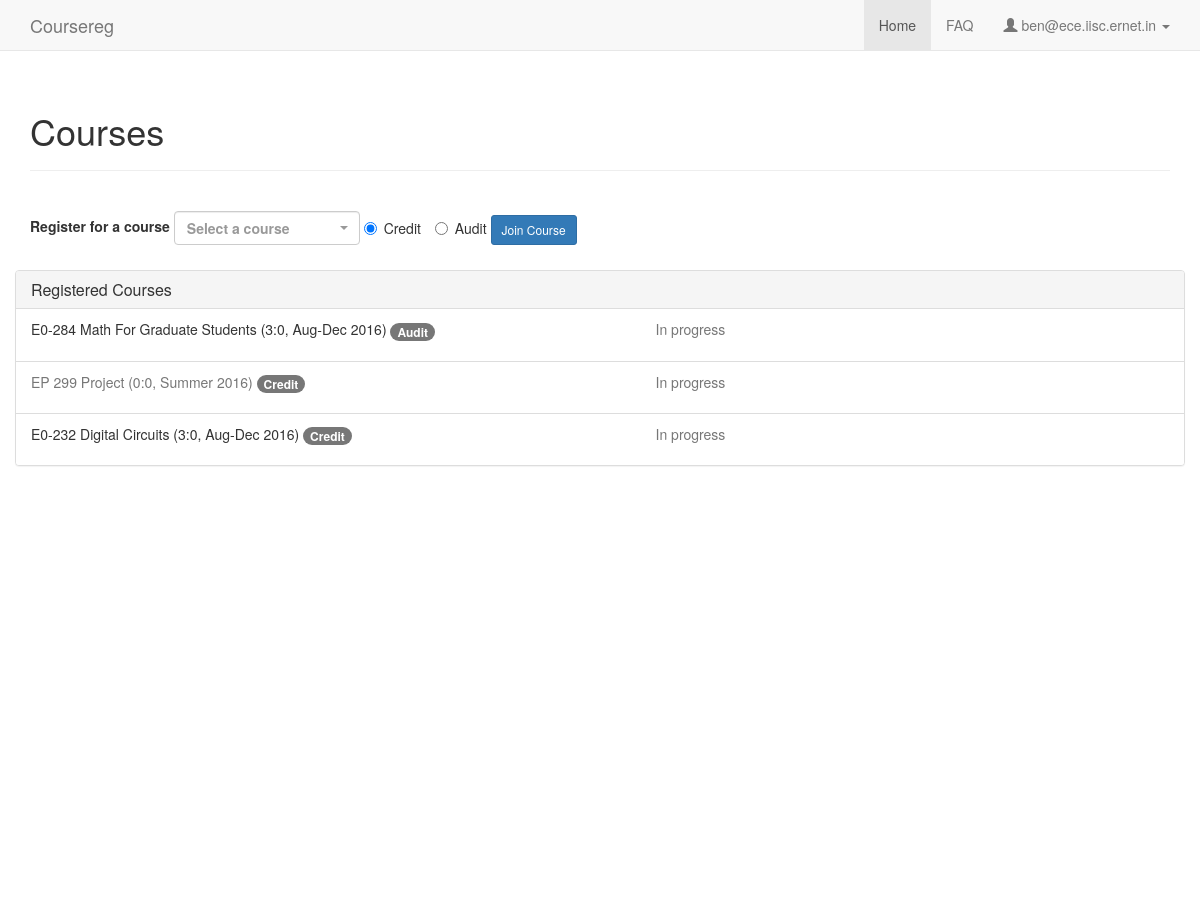
Page / (signed in) on the committed database.
### coursereg/models.py (models this page shows, shortened)
class User(AbstractBaseUser, PermissionsMixin):
    USER_TYPE_STUDENT = 0
    USER_TYPE_FACULTY = 1
    USER_TYPE_DCC = 2
    USER_TYPE_OTHER = 3
    USER_TYPE_CHOICES = (
        (USER_TYPE_STUDENT, "Student"),
        (USER_TYPE_FACULTY, "Faculty"),
        (USER_TYPE_DCC, "DCC"),
        (USER_TYPE_OTHER, "Other"),
    )
    email = models.EmailField(max_length=254, unique=True)
    full_name = models.CharField(max_length=250)
    user_type = models.IntegerField(default=USER_TYPE_OTHER, choices=USER_TYPE_CHOICES)
    adviser = models.ForeignKey('self', null=True, blank=True, on_delete=models.CASCADE, limit_choices_to={'user_type': USER_TYPE_FACULTY})
    degree = models.ForeignKey(Degree, on_delete=models.CASCADE, null=True, blank=True)
    department = models.ForeignKey(Department, on_delete=models.CASCADE, null=True)
    date_joined = models.DateTimeField(default=timezone.now)
    sr_no = models.CharField(max_length=200, default='-')
    telephone = models.CharField(max_length=100, default='', blank=True)
    is_dcc_review_pending = models.BooleanField(default=False)
    is_dcc_sent_notification = models.BooleanField(default=False)
    is_staff = models.BooleanField(default=False)
    is_active = models.BooleanField(default=True)
    objects = CustomUserManager()
    USERNAME_FIELD = 'email'
    REQUIRED_FIELDS = []

class RegistrationType(models.Model):
    name = models.CharField(max_length=100)
    should_count_towards_cgpa = models.BooleanField(default=True)
    is_active = models.BooleanField(default=True)
    def __unicode__(self):
        return self.name

class Participant(models.Model):
    PARTICIPANT_STUDENT = 0
    PARTICIPANT_INSTRUCTOR = 1
    PARTICIPANT_TA = 2
    PARTICIPANT_CHOICES = (
        (PARTICIPANT_STUDENT, 'Student'),
        (PARTICIPANT_INSTRUCTOR, 'Instructor'),
        (PARTICIPANT_TA, 'TA'),
    )
    user = models.ForeignKey('User', on_delete=models.CASCADE)
    course = models.ForeignKey('Course', on_delete=models.CASCADE)
    participant_type = models.IntegerField(default=PARTICIPANT_INSTRUCTOR, choices=PARTICIPANT_CHOICES)
    registration_type = models.ForeignKey('RegistrationType', null=True, blank=True, on_delete=models.CASCADE)
    is_drop = models.BooleanField(default=False)
    grade = models.ForeignKey('Grade', on_delete=models.CASCADE, blank=True, null=True)
    should_count_towards_cgpa = models.BooleanField(default=True)
    lock_from_student = models.BooleanField(default=False)
    is_adviser_reviewed = models.BooleanField(default=False)
    is_instructor_reviewed = models.BooleanField(default=False)
    created_at = models.DateTimeField(auto_now_add=True)
    updated_at = models.DateTimeField(auto_now=True)
    def get_status_desc(self):
        if self.is_drop:
            return 'Dropped this course'
        if self.grade == None:
            if self.user.is_dcc_review_pending:
                return 'In progress'
            else:
                return 'Registered'
        else:
            return self.grade
    def get_reg_type_desc(self):
        if self.is_drop:
            return 'Drop'
        else:
            return self.registration_type

class Course(models.Model):
    num = models.CharField(max_length=100)
    title = models.CharField(max_length=200)
    department = models.ForeignKey(Department, on_delete=models.CASCADE)
    term = models.ForeignKey(Term)
    credits = models.CharField(max_length=100, default='', verbose_name="Credits (ex: 3:0)")
    should_count_towards_cgpa = models.BooleanField(default=True)
    created_at = models.DateTimeField(auto_now_add=True)
    updated_at = models.DateTimeField(auto_now=True)
    timings = models.CharField(max_length=100, null=True, blank=True)
    description = models.TextField(null=True, blank=True)
    def is_last_drop_date_passed(self):
        return timezone.now() > self.term.last_drop_date
    def __unicode__(self):
        return self.num + ' ' + self.title + ' (%s, %s)' % (self.credits, self.term)

class Term(models.Model):
    name = models.CharField(max_length=100)
    year = models.CharField(max_length=4)
    start_reg_date = models.DateTimeField(default=timezone.now)
    last_reg_date = models.DateTimeField(default=timezone.now)
    last_adviser_approval_date = models.DateTimeField(default=timezone.now)
    last_instructor_approval_date = models.DateTimeField(default=timezone.now)
    last_cancellation_date = models.DateTimeField(default=timezone.now)
    last_conversion_date = models.DateTimeField(default=timezone.now)
    last_drop_date = models.DateTimeField(default=timezone.now)
    last_grade_date = models.DateTimeField(default=timezone.now)
    is_active = models.BooleanField(default=True)
    def __unicode__(self):
        return '%s %s' % (self.name, self.year)

### coursereg/views/common.py (the view)
# urls.py: url(r'^$', views.common.index, name='index'),
@login_required
def index(request):
    if request.user.is_superuser:
        return redirect('admin:index')
    elif request.user.user_type == models.User.USER_TYPE_STUDENT:
        return student.index(request)
    elif request.user.user_type == models.User.USER_TYPE_FACULTY:
        return redirect('coursereg:adviser')
    elif request.user.user_type == models.User.USER_TYPE_DCC:
        return redirect('coursereg:dcc_report')
    else:
        messages.error(request, "User type not recognized.")
        return redirect('coursereg:fatal')

### coursereg/templates/coursereg/student.html (shortened to what this page needs)
{% extends "coursereg/base.html" %}
{% block body %}
{% include "coursereg/nav.html" %}
<div class="container" id="maincontainer">
    <div class="row">
        <div class="col-md-12">
            <div class="page-header">
                <h1>Courses</h1>
            </div>
        </div>
    </div>
    <div class="row top-buffer-1">
        <div class="col-md-12">
            <form class="form-inline" method="post" action="{% url 'coursereg:participants_create' %}">
                <div class="form-group">
                    <label for="id_label_single">
                        Register for a course
                    </label>
                    {% for reg_type in reg_types %}
                    <label class="radio-inline">
                        {% if forloop.counter0 == 0 %}
                        <input type="radio" name="reg_type" value="{{ reg_type.id }}" checked>{{ reg_type }}
                        {% else %}
                        <input type="radio" name="reg_type" value="{{ reg_type.id }}">{{ reg_type }}
                        {% endif %}
                    </label>
                    {% endfor %}
                </div>
                <button type="submit" class="btn btn-primary btn-sm">Join Course</button>
            </form>
        </div>
    </div>
    <div class="row top-buffer-1">
        <div class="panel panel-default">
            <div class="panel-heading">
                <h3 class="panel-title">Registered Courses</h3>
            </div>
            <ul class="list-group">
                {% for participant in participants %}
                <li class="list-group-item">
                    <div class="row">
                        <div class="col-md-11 col-xs-10">
                            <div class="row">
                                <div class="col-md-7 col-xs-12">
                                    {% if participant.should_count_towards_cgpa %}
                                    <p title="Timings: {{participant.course.timings}}">
                                    {% else %}
                                    <p title="Timings: {{participant.course.timings}}" class="text-muted">
                                    {% endif %}
                                        {{ participant.course }} <span class="badge">{{ participant.get_reg_type_desc }}</span>
                                    </p>
                                </div>
                                <div class="col-md-5 col-xs-12">
                                    <p class="text-muted">
                                        {{ participant.get_status_desc }}
                                    </p>
                                </div>
                            </div>
                        </div>
                        <div class="col-md-1 col-xs-2">
                        </div>
                    </div>
                </li>
                {% endfor %}
            </ul>
        </div>
    </div>
</div>
{% endblock %}
{% block head %}
{% load staticfiles %}
<link href="{% static 'coursereg/css/select2.min.css' %}" rel="stylesheet">
<link href="{% static 'coursereg/css/select2-bootstrap.min.css' %}" rel="stylesheet">
{% endblock %}
{% block script %}
{% load staticfiles %}
{% endblock %}

### coursereg/templates/coursereg/nav.html (shortened to what this page needs)
<nav class="navbar navbar-default navbar-static-top">
    <div class="container">
        <div class="navbar-header">
            <a class="navbar-brand" href="{% url 'coursereg:index' %}">Coursereg</a>
        </div>
        <div id="navbar" class="navbar-collapse collapse">
            <ul class="nav navbar-nav navbar-right">
                {% if user_type == 'student' %}
                    {% if nav_active == 'home' %}
                    <li class="active"><a href="{% url 'coursereg:index' %}">Home</a></li>
                    {% else %}
                    <li><a href="{% url 'coursereg:index' %}">Home</a></li>
                    {% endif %}
                {% endif %}
                {% if nav_active == 'faq' %}
                <li class="active"><a href="{% url 'coursereg:faq' %}">FAQ</a></li>
                {% else %}
                <li><a href="{% url 'coursereg:faq' %}">FAQ</a></li>
                {% endif %}
                <li class="dropdown">
                    <a href="#" class="dropdown-toggle" data-toggle="dropdown" role="button" aria-haspopup="true" aria-expanded="false">
                        <span class="glyphicon glyphicon-user" aria-hidden="true"></span>
                        {{ user_email }}
                        <span class="caret"></span>
                    </a>
                </li>
            </ul>
        </div>
    </div>
</nav>

### coursereg/static/coursereg/css/coursereg.css (style rules this page uses)
.top-buffer-1 { margin-top: 20px; }
.row { word-break:break-all; }
#maincontainer { margin-bottom: 50px; min-height: 800px; }

### rows in the picture
User: email "ben@ece.iisc.ernet.in"
RegistrationType: name "Credit"
RegistrationType: name "Audit"
Participant: course "E0-284 Math For Graduate Students (3:0, Aug-Dec 2016)", get_reg_type_desc "Audit", get_status_desc "In progress"
Participant: course "EP 299 Project (0:0, Summer 2016)", get_reg_type_desc "Credit", get_status_desc "In progress"
Participant: course "E0-232 Digital Circuits (3:0, Aug-Dec 2016)", get_reg_type_desc "Credit", get_status_desc "In progress"
